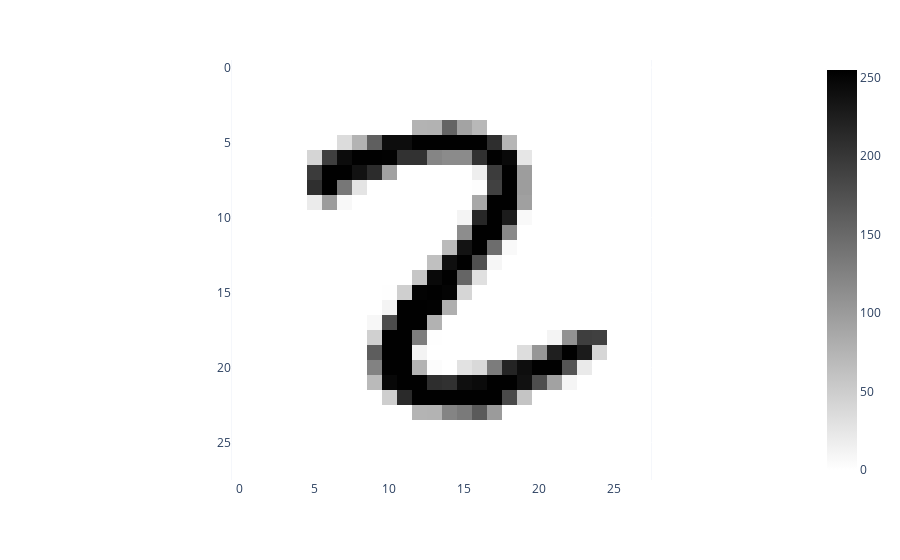

Source (notebook cell):
### Code cell
px.imshow(X[15000], color_continuous_scale=["white", "black"])

### Figure 1 — Plotly figure (JSON) as saved in the notebook; plotly's stock layout.template omitted (floating-point values rounded to 4 significant figures; data arrays with more than 128 entries replaced by an {"elided": "..."} marker saying what was removed)
{"data": [{"coloraxis": "coloraxis", "hovertemplate": "x: %{x}<br>y: %{y}<br>color: %{z}<extra></extra>", "name": "0", "type": "heatmap", "xaxis": "x", "yaxis": "y", "z": {"elided": "28x28 int values"}}], "layout": {"coloraxis": {"colorscale": [[0, "white"], [1, "black"]]}, "margin": {"t": 60}, "xaxis": {"anchor": "y", "constrain": "domain", "domain": [0, 1], "scaleanchor": "y"}, "yaxis": {"anchor": "x", "autorange": "reversed", "constrain": "domain", "domain": [0, 1]}}}
